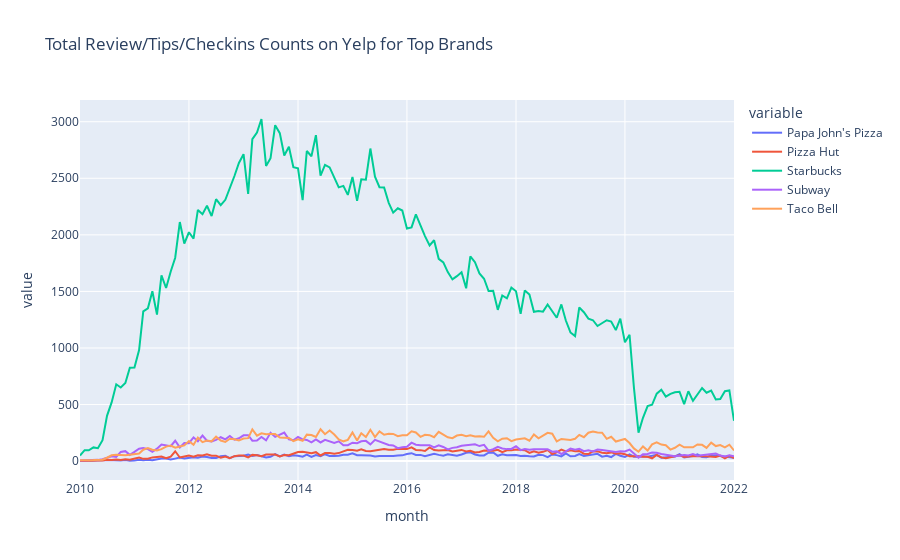

Here is the notebook cell this chart was saved with:
### Code cell
real_final_table['2010':].iloc[:, 10:15].plot(title = 'Total Review/Tips/Checkins Counts on Yelp for Top Brands')

### Figure 1 — Plotly figure (JSON) as saved in the notebook; plotly's stock layout.template omitted (floating-point values rounded to 4 significant figures; data arrays with more than 128 entries replaced by an {"elided": "..."} marker saying what was removed)
{"data": [{"hovertemplate": "variable=Papa John's Pizza<br>month=%{x}<br>value=%{y}<extra></extra>", "legendgroup": "Papa John's Pizza", "line": {"color": "#636efa", "dash": "solid"}, "marker": {"symbol": "circle"}, "mode": "lines", "name": "Papa John's Pizza", "orientation": "v", "showlegend": true, "type": "scatter", "x": {"elided": "145 str values"}, "xaxis": "x", "y": {"elided": "145 int values"}, "yaxis": "y"}, {"hovertemplate": "variable=Pizza Hut<br>month=%{x}<br>value=%{y}<extra></extra>", "legendgroup": "Pizza Hut", "line": {"color": "#EF553B", "dash": "solid"}, "marker": {"symbol": "circle"}, "mode": "lines", "name": "Pizza Hut", "orientation": "v", "showlegend": true, "type": "scatter", "x": {"elided": "145 str values"}, "xaxis": "x", "y": {"elided": "145 int values"}, "yaxis": "y"}, {"hovertemplate": "variable=Starbucks<br>month=%{x}<br>value=%{y}<extra></extra>", "legendgroup": "Starbucks", "line": {"color": "#00cc96", "dash": "solid"}, "marker": {"symbol": "circle"}, "mode": "lines", "name": "Starbucks", "orientation": "v", "showlegend": true, "type": "scatter", "x": {"elided": "145 str values"}, "xaxis": "x", "y": {"elided": "145 int values"}, "yaxis": "y"}, {"hovertemplate": "variable=Subway<br>month=%{x}<br>value=%{y}<extra></extra>", "legendgroup": "Subway", "line": {"color": "#ab63fa", "dash": "solid"}, "marker": {"symbol": "circle"}, "mode": "lines", "name": "Subway", "orientation": "v", "showlegend": true, "type": "scatter", "x": {"elided": "145 str values"}, "xaxis": "x", "y": {"elided": "145 int values"}, "yaxis": "y"}, {"hovertemplate": "variable=Taco Bell<br>month=%{x}<br>value=%{y}<extra></extra>", "legendgroup": "Taco Bell", "line": {"color": "#FFA15A", "dash": "solid"}, "marker": {"symbol": "circle"}, "mode": "lines", "name": "Taco Bell", "orientation": "v", "showlegend": true, "type": "scatter", "x": {"elided": "145 str values"}, "xaxis": "x", "y": {"elided": "145 int values"}, "yaxis": "y"}], "layout": {"legend": {"title": {"text": "variable"}, "tracegroupgap": 0}, "title": {"text": "Total Review/Tips/Checkins Counts on Yelp for Top Brands"}, "xaxis": {"anchor": "y", "domain": [0, 1], "title": {"text": "month"}}, "yaxis": {"anchor": "x", "domain": [0, 1], "title": {"text": "value"}}}}
